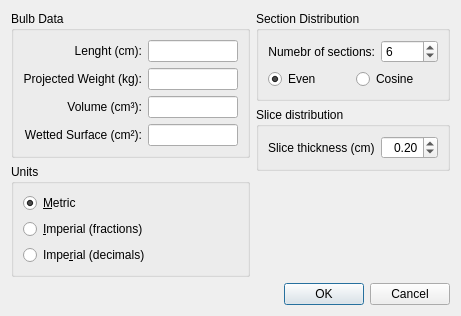
<?xml version="1.0" encoding="UTF-8"?>
<ui version="4.0">
 <class>DBulbDataOptions</class>
 <widget class="QDialog" name="DBulbDataOptions">
  <property name="geometry">
   <rect>
    <x>0</x>
    <y>0</y>
    <width>424</width>
    <height>284</height>
   </rect>
  </property>
  <property name="windowTitle">
   <string>Bulb Data</string>
  </property>
  <layout class="QVBoxLayout" name="verticalLayout_6">
   <item>
    <layout class="QHBoxLayout" name="horizontalLayout_4">
     <item>
      <layout class="QVBoxLayout" name="verticalLayout_3">
       <item>
        <widget class="QGroupBox" name="groupBox_2">
         <property name="title">
          <string>Bulb Data</string>
         </property>
         <layout class="QGridLayout" name="gridLayout">
          <item row="0" column="0">
           <widget class="QLabel" name="label">
            <property name="text">
             <string>Lenght (cm):</string>
            </property>
            <property name="alignment">
             <set>Qt::AlignRight|Qt::AlignTrailing|Qt::AlignVCenter</set>
            </property>
           </widget>
          </item>
          <item row="0" column="1">
           <widget class="QLineEdit" name="LE_Len">
            <property name="sizePolicy">
             <sizepolicy hsizetype="MinimumExpanding" vsizetype="Fixed">
              <horstretch>0</horstretch>
              <verstretch>0</verstretch>
             </sizepolicy>
            </property>
            <property name="minimumSize">
             <size>
              <width>90</width>
              <height>0</height>
             </size>
            </property>
            <property name="text">
             <string/>
            </property>
            <property name="alignment">
             <set>Qt::AlignRight|Qt::AlignTrailing|Qt::AlignVCenter</set>
            </property>
           </widget>
          </item>
          <item row="1" column="0">
           <widget class="QLabel" name="label_2">
            <property name="text">
             <string>Projected Weight (kg):</string>
            </property>
            <property name="alignment">
             <set>Qt::AlignRight|Qt::AlignTrailing|Qt::AlignVCenter</set>
            </property>
           </widget>
          </item>
          <item row="1" column="1">
           <widget class="QLineEdit" name="LE_ProWei">
            <property name="sizePolicy">
             <sizepolicy hsizetype="MinimumExpanding" vsizetype="Fixed">
              <horstretch>0</horstretch>
              <verstretch>0</verstretch>
             </sizepolicy>
            </property>
            <property name="minimumSize">
             <size>
              <width>90</width>
              <height>0</height>
             </size>
            </property>
            <property name="alignment">
             <set>Qt::AlignRight|Qt::AlignTrailing|Qt::AlignVCenter</set>
            </property>
            <property name="readOnly">
             <bool>true</bool>
            </property>
           </widget>
          </item>
          <item row="2" column="0">
           <widget class="QLabel" name="label_3">
            <property name="text">
             <string>Volume (cm³):</string>
            </property>
            <property name="alignment">
             <set>Qt::AlignRight|Qt::AlignTrailing|Qt::AlignVCenter</set>
            </property>
           </widget>
          </item>
          <item row="2" column="1">
           <widget class="QLineEdit" name="LE_Vol">
            <property name="sizePolicy">
             <sizepolicy hsizetype="MinimumExpanding" vsizetype="Fixed">
              <horstretch>0</horstretch>
              <verstretch>0</verstretch>
             </sizepolicy>
            </property>
            <property name="minimumSize">
             <size>
              <width>90</width>
              <height>0</height>
             </size>
            </property>
            <property name="alignment">
             <set>Qt::AlignRight|Qt::AlignTrailing|Qt::AlignVCenter</set>
            </property>
            <property name="readOnly">
             <bool>true</bool>
            </property>
           </widget>
          </item>
          <item row="3" column="0">
           <widget class="QLabel" name="label_4">
            <property name="text">
             <string>Wetted Surface (cm²):</string>
            </property>
            <property name="alignment">
             <set>Qt::AlignRight|Qt::AlignTrailing|Qt::AlignVCenter</set>
            </property>
           </widget>
          </item>
          <item row="3" column="1">
           <widget class="QLineEdit" name="LE_WetSurf">
            <property name="sizePolicy">
             <sizepolicy hsizetype="MinimumExpanding" vsizetype="Fixed">
              <horstretch>0</horstretch>
              <verstretch>0</verstretch>
             </sizepolicy>
            </property>
            <property name="minimumSize">
             <size>
              <width>90</width>
              <height>0</height>
             </size>
            </property>
            <property name="alignment">
             <set>Qt::AlignRight|Qt::AlignTrailing|Qt::AlignVCenter</set>
            </property>
            <property name="readOnly">
             <bool>true</bool>
            </property>
           </widget>
          </item>
         </layout>
        </widget>
       </item>
       <item>
        <widget class="QGroupBox" name="groupBox_3">
         <property name="title">
          <string>Units</string>
         </property>
         <layout class="QVBoxLayout" name="verticalLayout">
          <item>
           <widget class="QRadioButton" name="RB_Metric">
            <property name="text">
             <string>&amp;Metric</string>
            </property>
            <property name="shortcut">
             <string>Ctrl+M</string>
            </property>
            <property name="checked">
             <bool>true</bool>
            </property>
           </widget>
          </item>
          <item>
           <widget class="QRadioButton" name="RB_Imp_F">
            <property name="text">
             <string>&amp;Imperial (fractions)</string>
            </property>
            <property name="shortcut">
             <string>Ctrl+I</string>
            </property>
           </widget>
          </item>
          <item>
           <widget class="QRadioButton" name="RB_Imp_D">
            <property name="text">
             <string>Impe&amp;rial (decimals)</string>
            </property>
           </widget>
          </item>
         </layout>
        </widget>
       </item>
      </layout>
     </item>
     <item>
      <layout class="QVBoxLayout" name="verticalLayout_5">
       <item>
        <widget class="QGroupBox" name="groupBox">
         <property name="title">
          <string>Section Distribution</string>
         </property>
         <layout class="QVBoxLayout" name="verticalLayout_2">
          <item>
           <layout class="QHBoxLayout" name="horizontalLayout">
            <item>
             <widget class="QLabel" name="label_5">
              <property name="text">
               <string>Numebr of sections:</string>
              </property>
              <property name="alignment">
               <set>Qt::AlignRight|Qt::AlignTrailing|Qt::AlignVCenter</set>
              </property>
             </widget>
            </item>
            <item>
             <widget class="QSpinBox" name="SP_NumOfSec">
              <property name="sizePolicy">
               <sizepolicy hsizetype="Minimum" vsizetype="Fixed">
                <horstretch>0</horstretch>
                <verstretch>0</verstretch>
               </sizepolicy>
              </property>
              <property name="minimum">
               <number>1</number>
              </property>
              <property name="value">
               <number>6</number>
              </property>
             </widget>
            </item>
           </layout>
          </item>
          <item>
           <layout class="QHBoxLayout" name="horizontalLayout_3">
            <item>
             <widget class="QRadioButton" name="RB_Even">
              <property name="text">
               <string>Even</string>
              </property>
              <property name="checked">
               <bool>true</bool>
              </property>
             </widget>
            </item>
            <item>
             <widget class="QRadioButton" name="RB_Cosine">
              <property name="text">
               <string>Cosine</string>
              </property>
             </widget>
            </item>
           </layout>
          </item>
         </layout>
        </widget>
       </item>
       <item>
        <widget class="QGroupBox" name="groupBox_4">
         <property name="title">
          <string>Slice distribution</string>
         </property>
         <layout class="QVBoxLayout" name="verticalLayout_4">
          <item>
           <layout class="QHBoxLayout" name="horizontalLayout_2">
            <item>
             <widget class="QLabel" name="label_6">
              <property name="text">
               <string>Slice thickness (cm)</string>
              </property>
             </widget>
            </item>
            <item>
             <widget class="QDoubleSpinBox" name="DSP_SliceThickness">
              <property name="alignment">
               <set>Qt::AlignRight|Qt::AlignTrailing|Qt::AlignVCenter</set>
              </property>
              <property name="decimals">
               <number>2</number>
              </property>
              <property name="singleStep">
               <double>0.100000000000000</double>
              </property>
              <property name="value">
               <double>0.200000000000000</double>
              </property>
             </widget>
            </item>
           </layout>
          </item>
         </layout>
        </widget>
       </item>
       <item>
        <spacer name="verticalSpacer">
         <property name="orientation">
          <enum>Qt::Vertical</enum>
         </property>
         <property name="sizeHint" stdset="0">
          <size>
           <width>20</width>
           <height>40</height>
          </size>
         </property>
        </spacer>
       </item>
      </layout>
     </item>
    </layout>
   </item>
   <item>
    <widget class="QDialogButtonBox" name="buttonBox">
     <property name="orientation">
      <enum>Qt::Horizontal</enum>
     </property>
     <property name="standardButtons">
      <set>QDialogButtonBox::Cancel|QDialogButtonBox::Ok</set>
     </property>
    </widget>
   </item>
  </layout>
 </widget>
 <resources/>
 <connections>
  <connection>
   <sender>buttonBox</sender>
   <signal>accepted()</signal>
   <receiver>DBulbDataOptions</receiver>
   <slot>accept()</slot>
   <hints>
    <hint type="sourcelabel">
     <x>248</x>
     <y>254</y>
    </hint>
    <hint type="destinationlabel">
     <x>157</x>
     <y>274</y>
    </hint>
   </hints>
  </connection>
  <connection>
   <sender>buttonBox</sender>
   <signal>rejected()</signal>
   <receiver>DBulbDataOptions</receiver>
   <slot>reject()</slot>
   <hints>
    <hint type="sourcelabel">
     <x>316</x>
     <y>260</y>
    </hint>
    <hint type="destinationlabel">
     <x>286</x>
     <y>274</y>
    </hint>
   </hints>
  </connection>
 </connections>
</ui>
